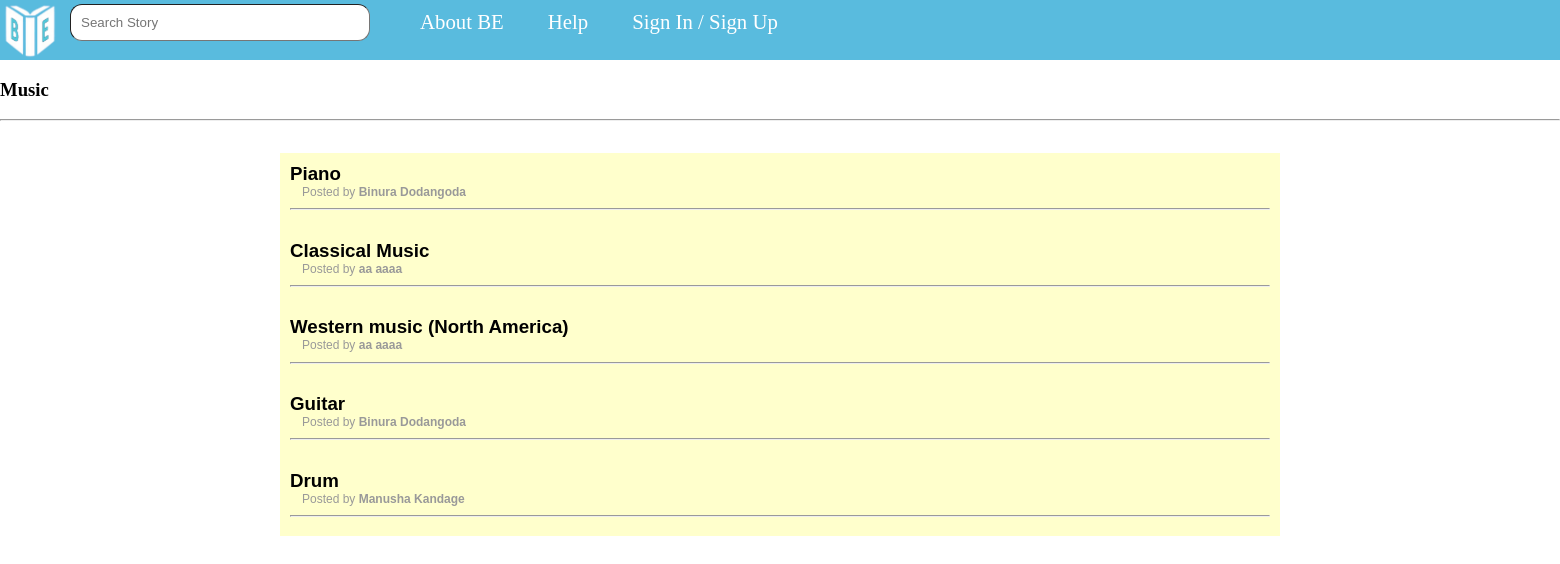
Page /php/publicSection/StoryCategoryPage.php?cid=1 on the earlier database version.
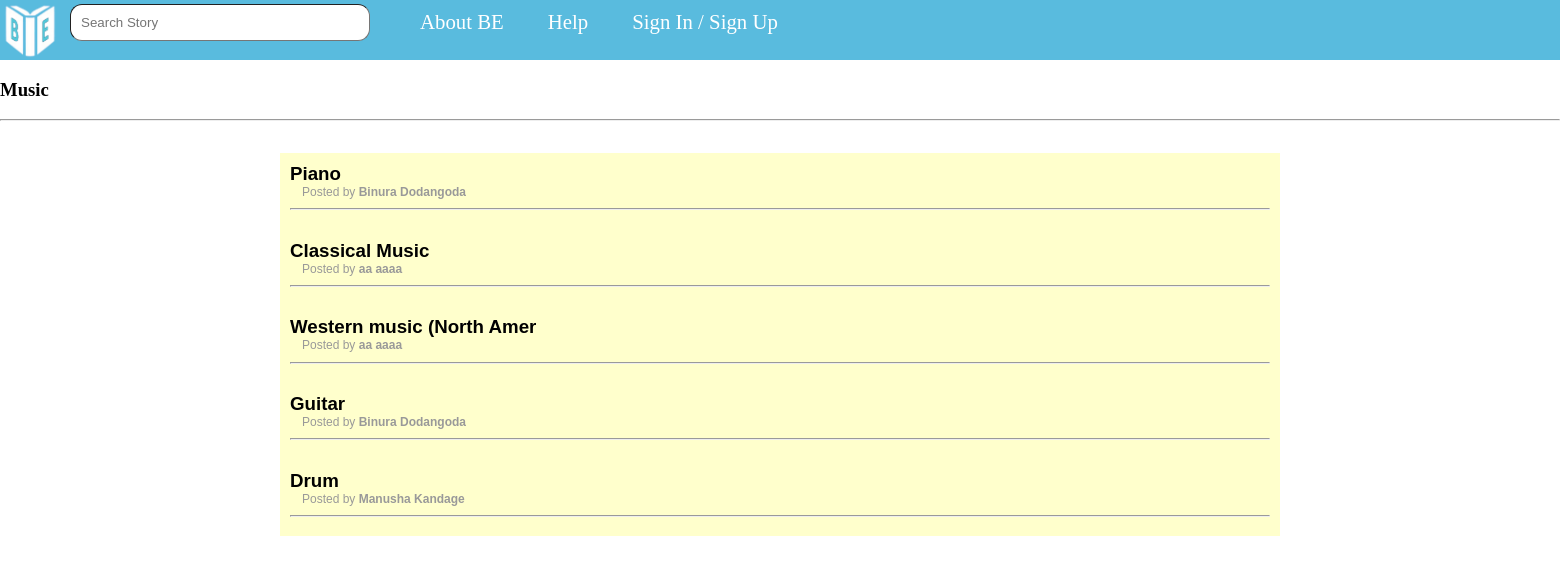
Same page on the later database version.
### tables this page shows
CREATE TABLE IF NOT EXISTS `story` (
  `Story_ID` int(10) NOT NULL AUTO_INCREMENT,
  `Title` varchar(25) NOT NULL,
  `Body` char(250) NOT NULL,
  `Category_ID` int(2) NOT NULL,
  `Type` varchar(2) NOT NULL,
  `Publish_Date` datetime NOT NULL,
  `Author_ID` int(6) NOT NULL,
  `Like_Count` int(4) NOT NULL,
  `Dislike_Feed` int(4) NOT NULL,
  `lastUpdate` datetime NOT NULL,
  PRIMARY KEY (`Story_ID`),
  KEY `Author_ID` (`Author_ID`),
  KEY `Category` (`Category_ID`)
);

CREATE TABLE IF NOT EXISTS `registered_user` (
  `Registation_ID` int(6) NOT NULL AUTO_INCREMENT,
  `User_Level` varchar(1) NOT NULL,
  `First_Name` varchar(25) NOT NULL,
  `Last_Name` varchar(25) NOT NULL,
  `Email_Address` varchar(50) NOT NULL,
  `Password` varchar(100) NOT NULL,
  `Reg.date` date NOT NULL,
  `Profpic` varchar(10) NOT NULL,
  `Gender` varchar(1) NOT NULL,
  `Status` varchar(10) DEFAULT 'None',
  `DOB` date NOT NULL,
  `City` varchar(15) DEFAULT 'None',
  `ip` varchar(15) NOT NULL,
  `lastLogin` datetime NOT NULL,
  `loginStatus` tinyint(1) NOT NULL,
  PRIMARY KEY (`Registation_ID`),
  UNIQUE KEY `Email_Address` (`Email_Address`),
  KEY `Registation_ID` (`Registation_ID`)
);

### php/publicSection/StoryCategoryPage.php (the view, shortened to what this page needs)
<html>
    <head>
        <link href="../../css/catstyle.css" type="text/css" rel="stylesheet">
    </head>
    <body>
        <?php
        $cid = $_GET["cid"];
        include_once("story_top.php");
        $con = mysqli_connect("localhost", "root", "", "bookofexperiences");
        $sql2 = "SELECT Category_Title FROM category WHERE Category_ID='$cid'";
        $query = mysqli_query($con, $sql2);
        $row = mysqli_fetch_assoc($query);
        $scategory = $row['Category_Title'];
        echo("<h3>" . $scategory . "<h3/>");
        echo("<hr><br>");
        $sql = "SELECT Story_ID FROM story WHERE Category_ID='$cid' and Type='pu' ORDER BY Publish_Date DESC ";
        $result = $con->query($sql);
        if ($result->num_rows > 0) {
            $i = 1;
            while ($row = $result->fetch_assoc()) {
                $storyID = $row["Story_ID"];
                $storyDetails = "SELECT * FROM registered_user INNER JOIN story ON registered_user.Registation_ID=story.Author_ID WHERE Story_ID=" . $storyID . ";";
                $sqlstoryDetails = mysqli_query($con, $storyDetails);
                $runStory = mysqli_fetch_assoc($sqlstoryDetails);
                $author = $runStory['First_Name'] . ' ' . $runStory['Last_Name'];
                $title = $runStory['Title'];
                echo "<main id='acc'>
                <section id='item." . $i . "'>
                <a href='#item." . $i . "' style='font-family:Verdana, Geneva, sans-serif' onclick =viewStory($storyID) >" . $title . "</a>
                <div id='postDet'>Posted by <b>" . $author . "</b></div>
                    <hr/>
                </section>
                </main>";
                $i++;
            }
        } else {
            echo "0 results";
        }
        ?>
    </body>
</html>

Differences in the rows shown:
changed story: Title "Western music (North America)" → "Western music (North Amer"
